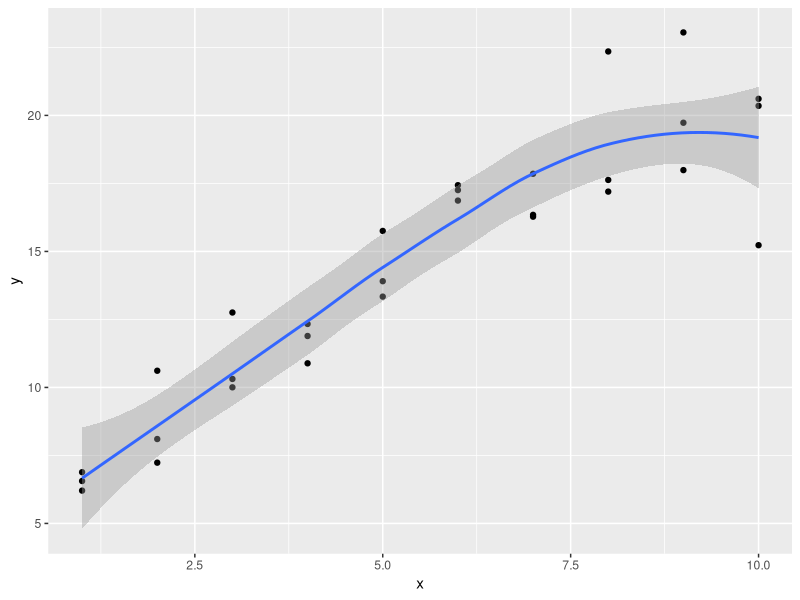
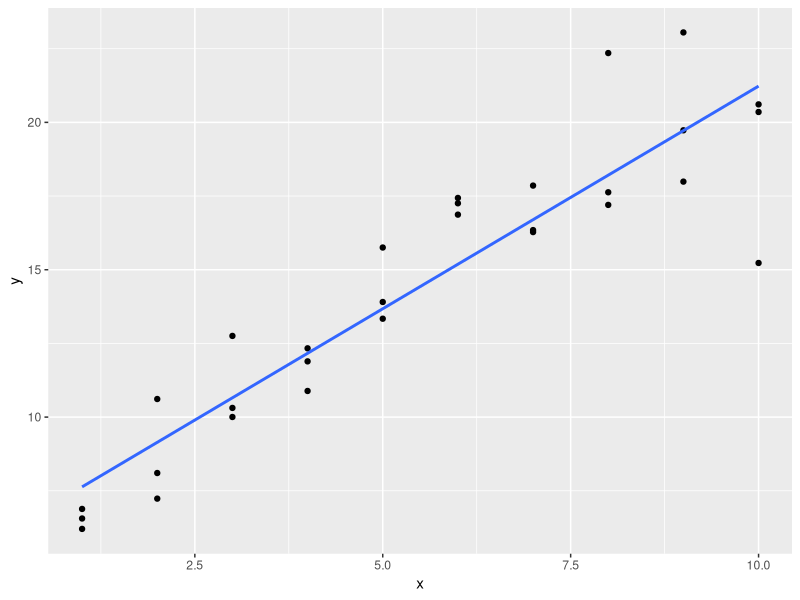

Reproduce these figures in R, in order. (Note: this script raises an error after producing the figures.)
## ---- chunk 1
library(tidyverse)
## ---- chunk 2
sim1a <- tibble(
  x = rep(1:10, each = 3),
  y = x * 1.5 + 6 + rt(length(x), df = 2)
)
## ---- chunk 3
sim1a_mod <- lm(y ~ x, data = sim1a)

coef(sim1a_mod)                                    # Slope=1.480507    Intercept=5.806916
                                                   # Slope=1.420044    Intercept=6.886281
                                                   # Slope=1.569653    Intercept=5.633822

# Can't just put `sim1a_mod` into ggplot like this ...it plots same curve as `sim1a`. (WHY?)
ggplot(sim1a_mod, aes(x, y)) +
  geom_point() +
  geom_smooth() 
## ---- chunk 4
ggplot(sim1a, aes(x = x, y = y)) +
  geom_point() +
  geom_smooth(method = "lm", se = FALSE)           # fit a linear model (straight line)
## ---- chunk 5
measure_distance <- function(mod, data) {
  diff <- data$y - make_prediction(mod, data)
  mean(abs(diff))
}
## ---- chunk 6

## ---- chunk 7
model1 <- function(a, data) {
  a[1] + data$x * a[2] + a[3]
}
## ---- chunk 8

## ---- chunk 9

## ---- chunk 10

## ---- chunk 11
mod1 <- lm(y ~ x1 + x2, data = sim3)
mod2 <- lm(y ~ x1 * x2, data = sim3)
## ---- chunk 12

## ---- chunk 13
